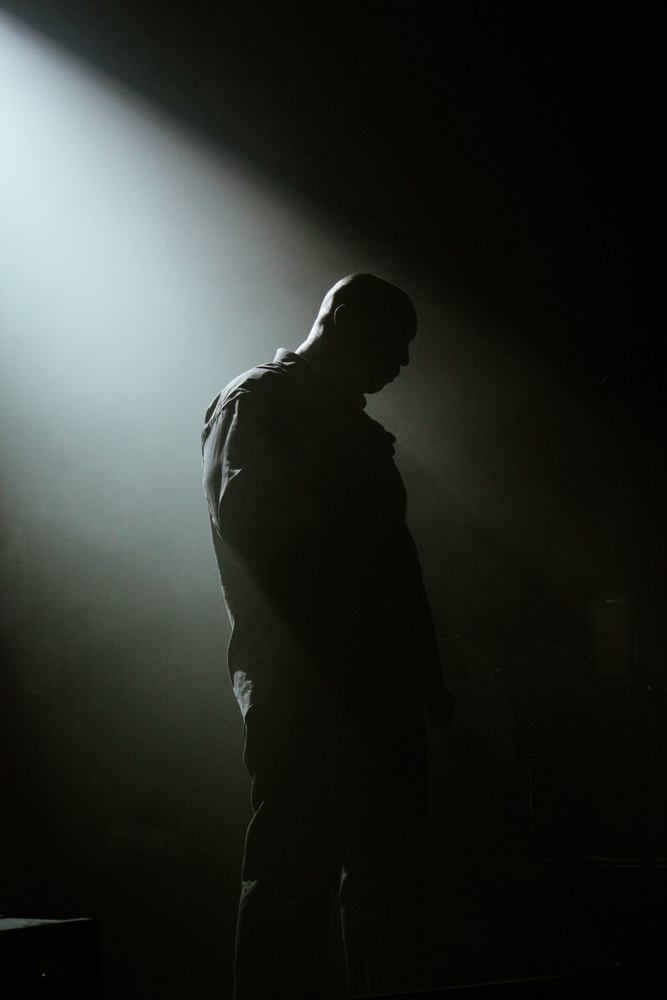
#> input picture input images/dark4.jpg, 667 x 1000 px, shrunk from 2848 x 4272 before the run, found by its file name
$ python main.py
#> lines starting #> are read from the running program, lines starting #| are printed output that depends on the picture; after the words box and inside, x2 and y2 are one past the last pixel; in counts of white or black regions, pixels touching at a corner belong together
import cv2
import numpy as np
import copy
from core.filter import GuidedFilter

#All the tweakable parameters
INPUT_IMAGE_PATH = ".\input images\dark4.jpg"
OUTPUT_IMAGE_PATH = ".\output images"
gamma = 2
alpha = 0.5
radius = 20
eps = 0.001


def custom_hist(img_array):
    """
    STEP 1: Normalized cumulative histogram
    """
    #flatten image array and calculate histogram via binning
    histogram_array = np.bincount(img_array.flatten(), minlength=256)
    #normalize
    num_pixels = np.sum(histogram_array)
    histogram_array = histogram_array/num_pixels
    #cumulative histogram
    chistogram_array = np.cumsum(histogram_array)
    """
    STEP 2: Pixel mapping lookup table
    """
    transform_map = np.floor(255 * chistogram_array).astype(np.uint8)
    """
    STEP 3: Transformation
    """
    # flatten image array into 1D list
    img_list = list(img_array.flatten())
    # transform pixel values to equalize
    eq_img_list = [transform_map[p] for p in img_list]
    # reshape and write back into img_array
    eq_img_array = np.reshape(np.asarray(eq_img_list), img_array.shape)
    return eq_img_array


img = cv2.imread(INPUT_IMAGE_PATH)
#> img is the input picture: shape (1000, 667, 3); mean B, G, R 40.9, 45.1, 41.6
gray_img = cv2.cvtColor(img, cv2.COLOR_BGR2HSV)[:,:,2]
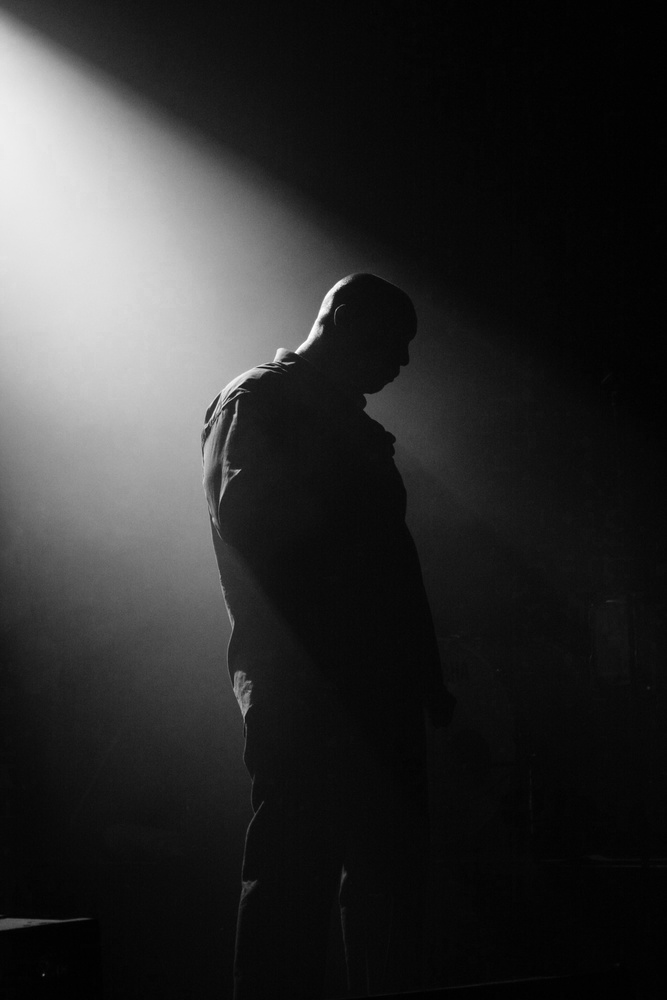
#> gray_img: shape (1000, 667); min 0, max 255, mean 45.8
# cv2.imshow("Gray image", gray_img)

cv2.imwrite(OUTPUT_IMAGE_PATH + "\\input_image.jpg", img)
cv2.imwrite(OUTPUT_IMAGE_PATH + "\\grayed_input_image.jpg", gray_img)

new_img = copy.deepcopy(gray_img)


for y in range(gray_img.shape[0]):
    for x in range(gray_img.shape[1]):
            new_img[y,x] = int(255 * ((gray_img[y,x]/255)**(1/gamma)))
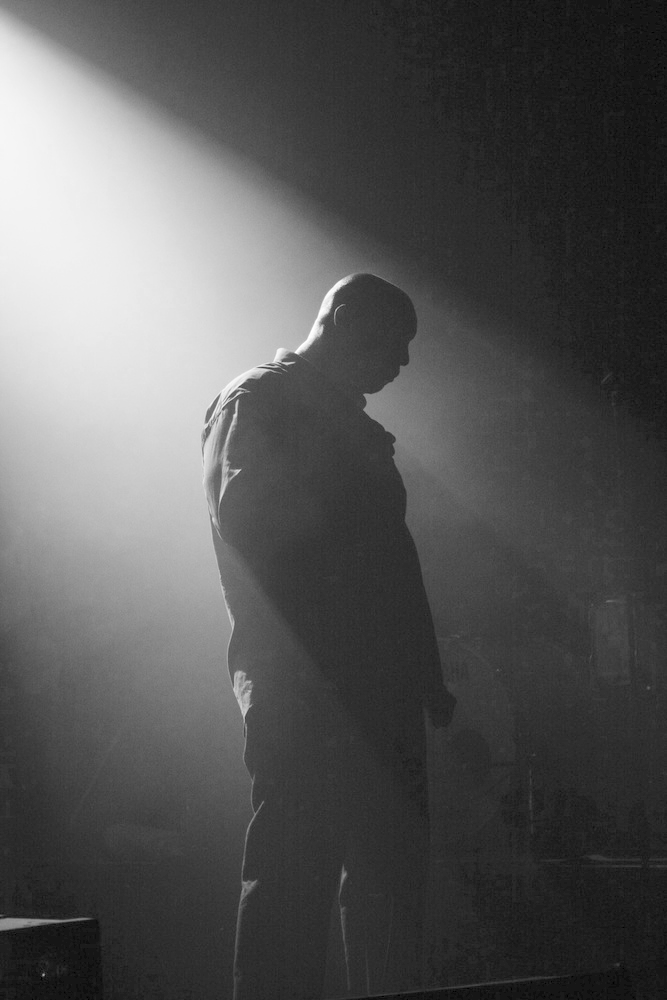
#> new_img: shape (1000, 667); min 0, max 255, mean 86.5

cv2.imwrite(OUTPUT_IMAGE_PATH + "\\gamma_corrected.jpg", new_img)

hist_img = cv2.equalizeHist(gray_img)
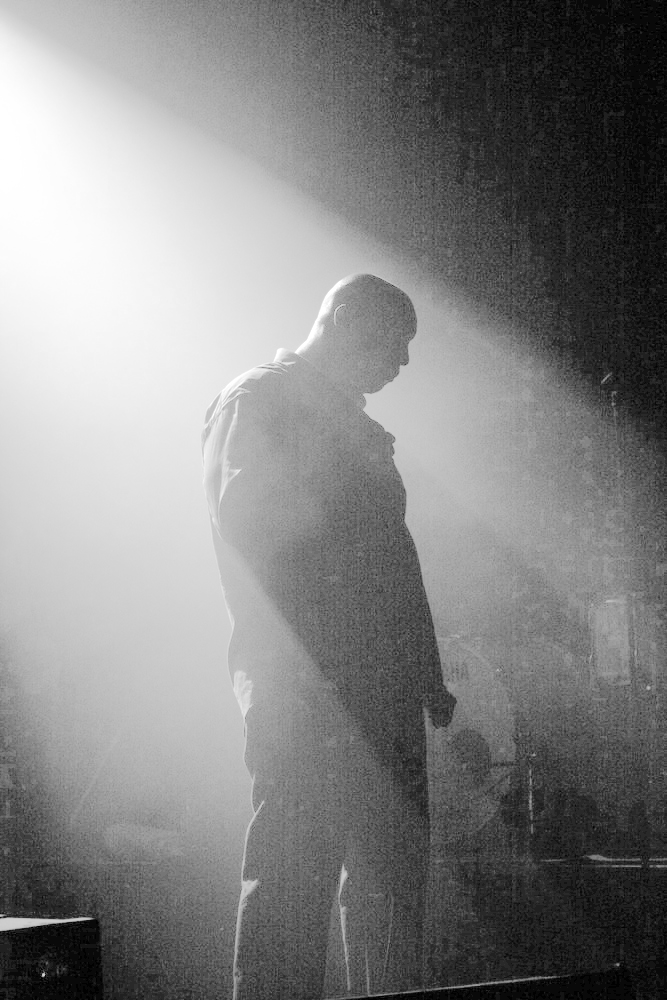
#> hist_img: shape (1000, 667); min 0, max 255, mean 130.7
# hist_img = custom_hist(gray_img)
for y in range(gray_img.shape[0]):
    for x in range(gray_img.shape[1]):
            new_img[y,x] = (1 - alpha)*new_img[y,x] + alpha*hist_img[y,x]
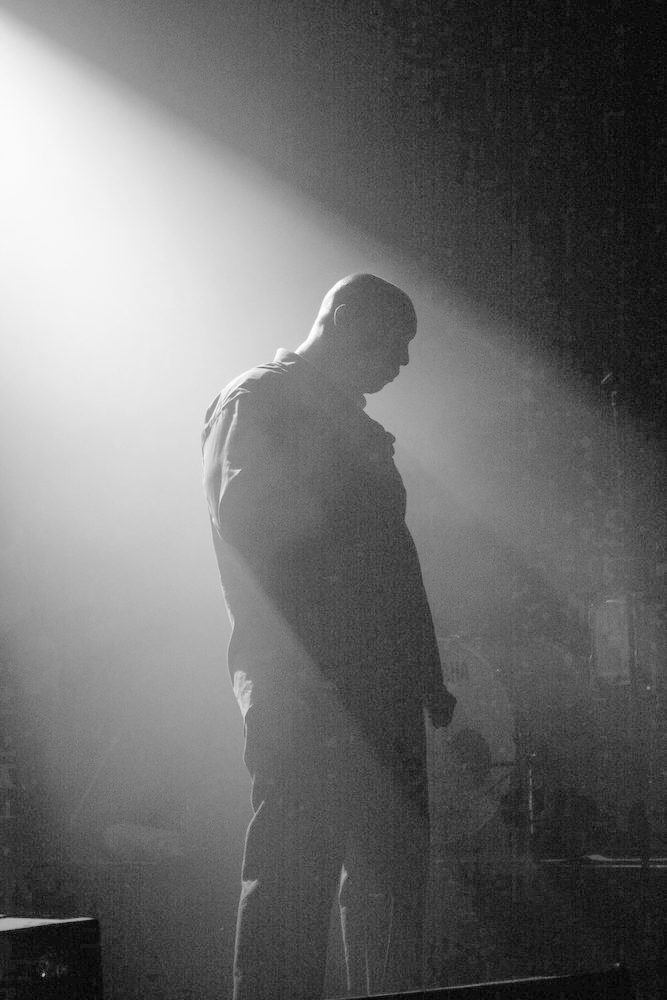
#> new_img: shape (1000, 667); min 0, max 255, mean 108.3

cv2.imwrite(OUTPUT_IMAGE_PATH + "\\hist_equalized_image.jpg", hist_img)

cv2.imwrite(OUTPUT_IMAGE_PATH + "\\alpha_blended_image.jpg", new_img)


Oimg = copy.deepcopy(new_img)
ret, thresh1 = cv2.threshold(new_img, 0, 255, cv2.THRESH_BINARY +  cv2.THRESH_OTSU)
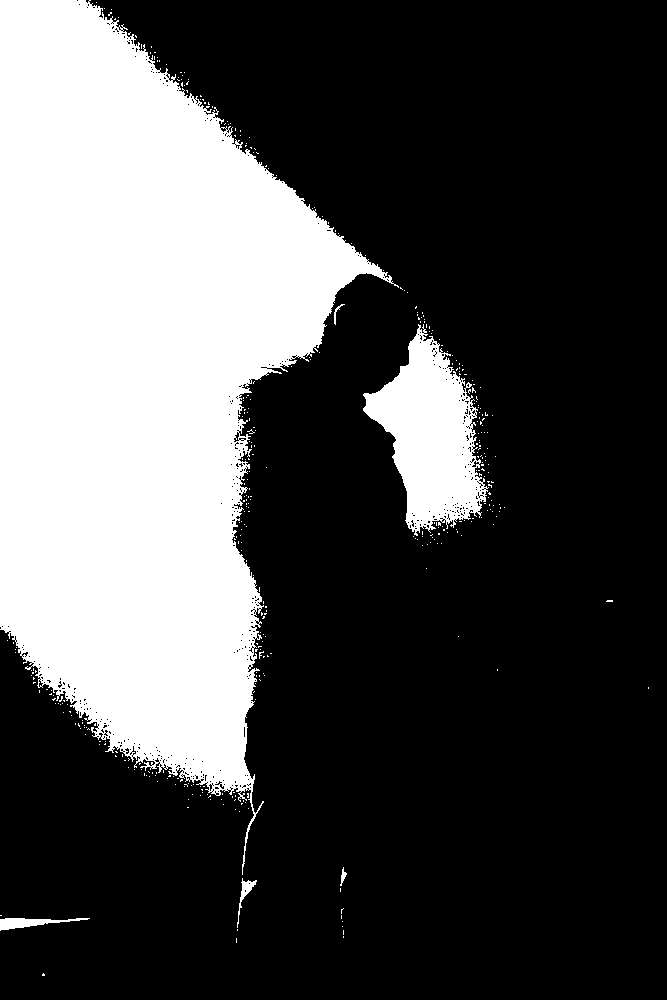
#> thresh1: shape (1000, 667); 30.2% white; 392 white regions (386 under 20 px), largest, box (x1, y1, x2, y2) and area: (0, 0, 399, 875) 186142, (363, 324, 489, 536) 13727, (0, 918, 90, 931) 522, (237, 878, 257, 928) 213, (340, 867, 347, 886) 55, (334, 304, 345, 325) 49
#> ret = 132
cv2.imwrite(OUTPUT_IMAGE_PATH + "\\otsu's_threshold.jpg", thresh1)

#> (the run stopped early here; a loop or call above may not have finished)

$ run again, with input images/dark3.jpg copied over input images/dark4.jpg
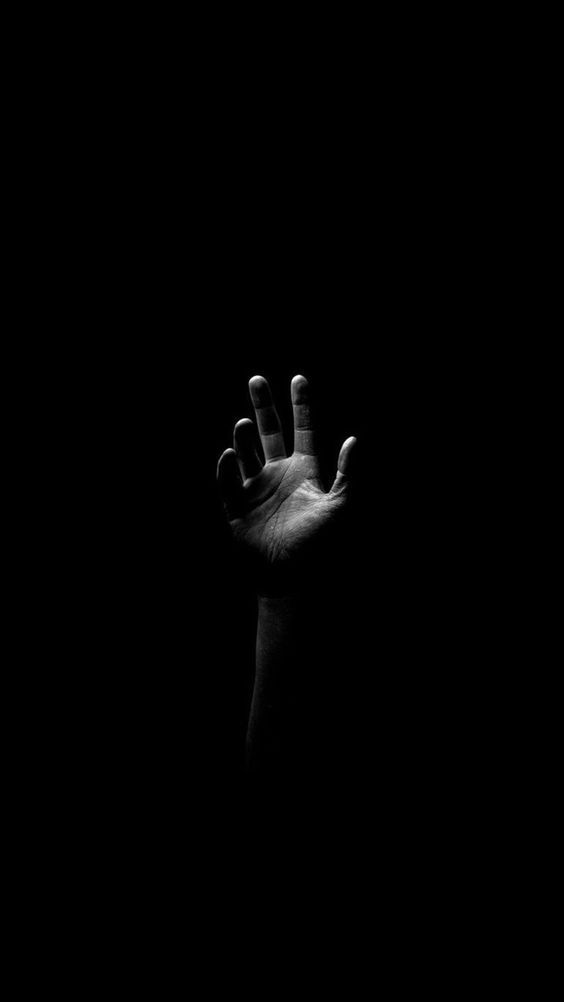
#> input picture input images/dark3.jpg, 564 x 1002 px, found by its file name
#> img is the input picture: shape (1002, 564, 3); min 0, max 255, mean 1.5
#> after the loop `for y in range(gray_img.shape[0]):`:
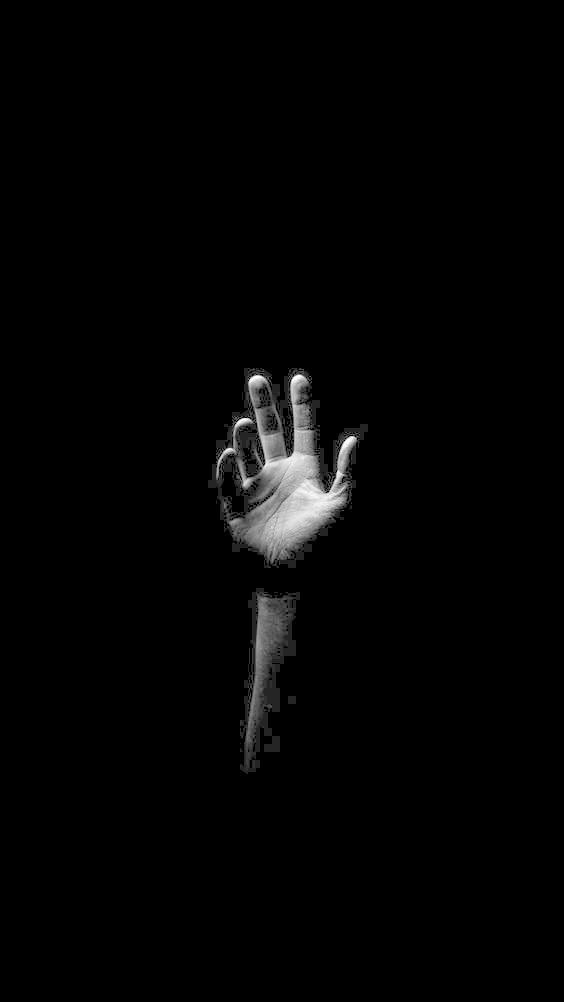
#> new_img: shape (1002, 564); min 0, max 255, mean 4.3
#> `ret, thresh1 = cv2.threshold(new_img, 0, 255, cv2.THRESH_BINARY +  cv2..`:
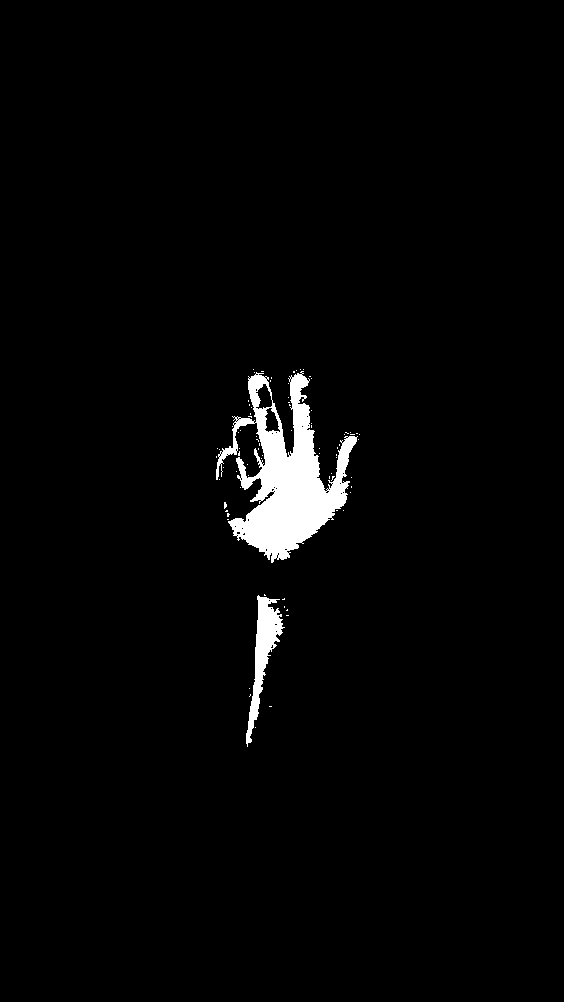
#> thresh1: shape (1002, 564); 2.3% white; 80 white regions (78 under 20 px), largest, box (x1, y1, x2, y2) and area: (216, 371, 358, 563) 11144, (246, 595, 285, 747) 1898
#> ret = 74

$ run again, with input images/dark5.jpg copied over input images/dark4.jpg
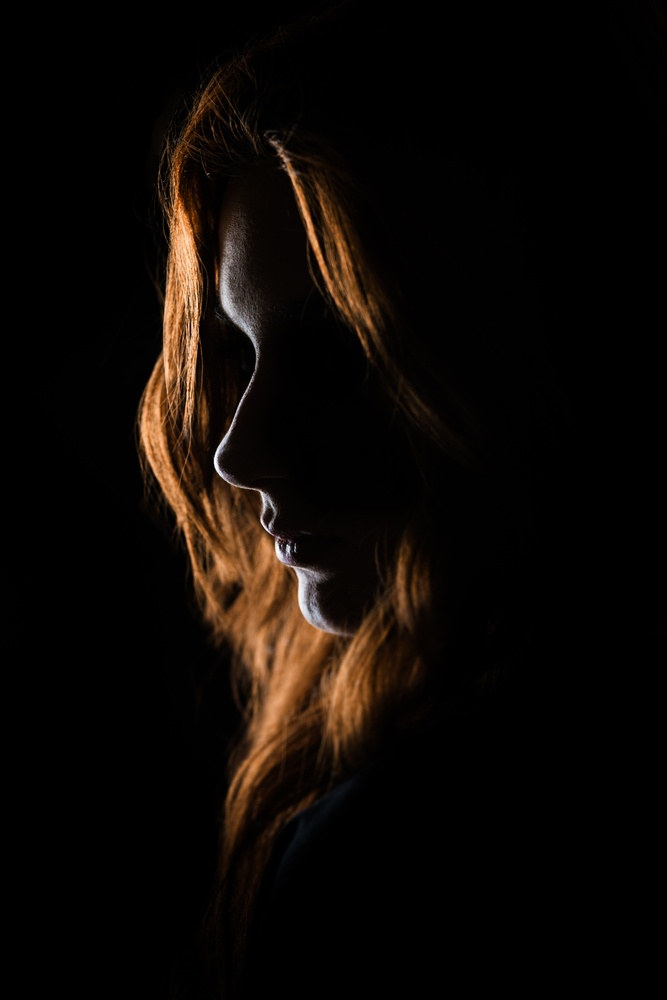
#> input picture input images/dark5.jpg, 667 x 1000 px, shrunk from 3501 x 5251 before the run, found by its file name
#> img is the input picture: shape (1000, 667, 3); mean B, G, R 5.2, 8.6, 13.2
#> after the loop `for y in range(gray_img.shape[0]):`:
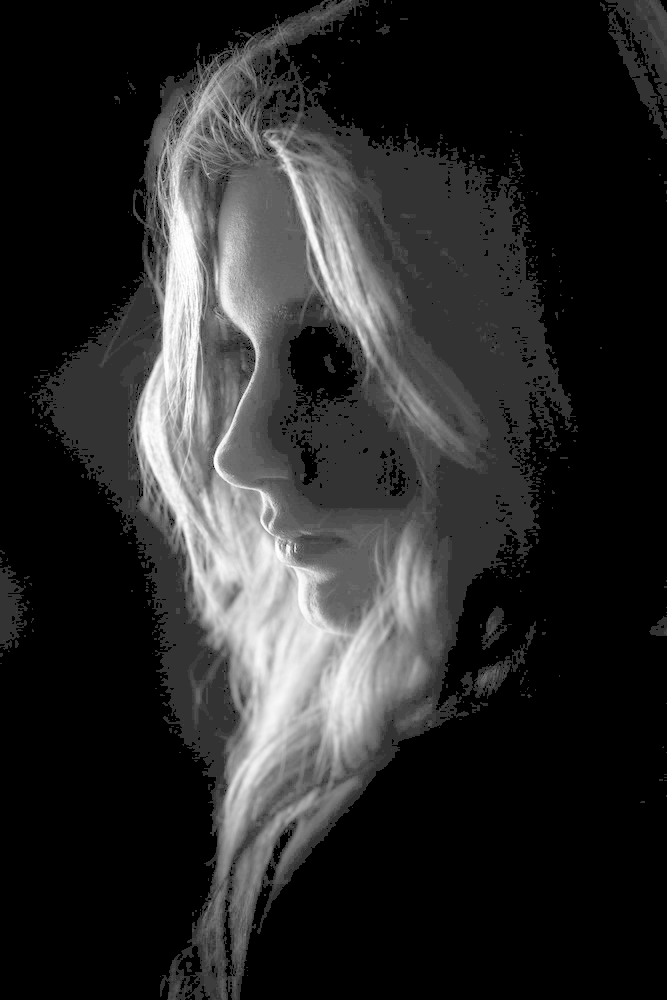
#> new_img: shape (1000, 667); min 0, max 255, mean 42.1
#> `ret, thresh1 = cv2.threshold(new_img, 0, 255, cv2.THRESH_BINARY +  cv2..`:
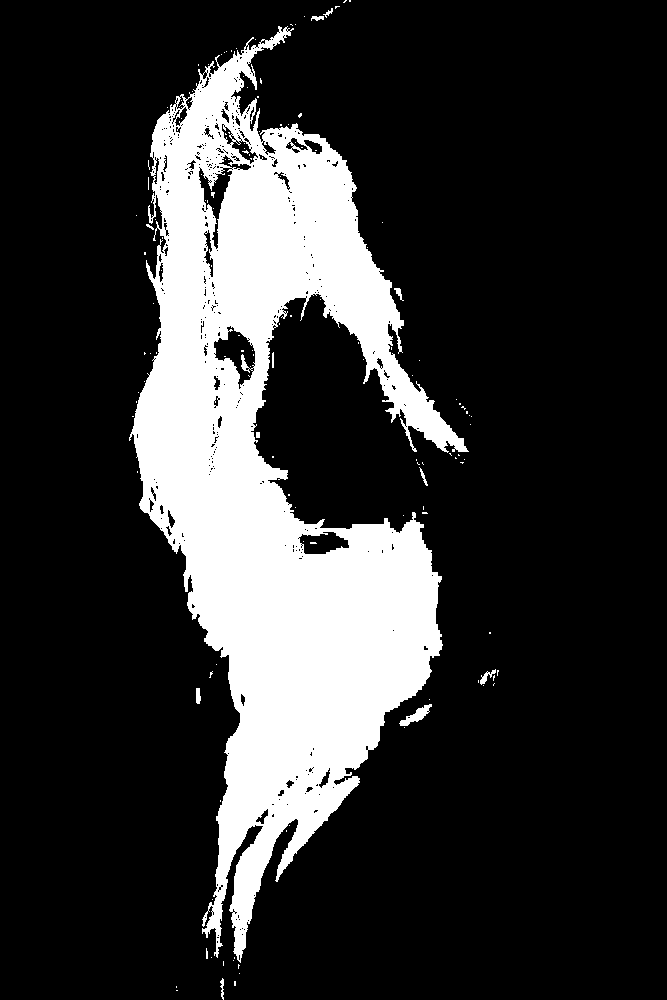
#> thresh1: shape (1000, 667); 19.9% white; 137 white regions (125 under 20 px), largest, box (x1, y1, x2, y2) and area: (129, 26, 469, 963) 131328, (399, 704, 432, 726) 268, (480, 669, 496, 685) 89
#> ret = 82
